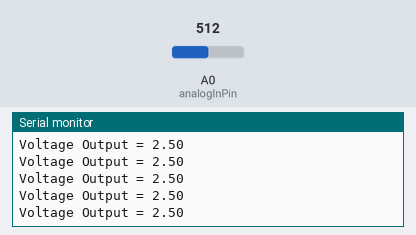
A sketch run on a simulated Arduino Uno, built with avr-gcc and run on an emulated ATmega328P. On the bench: the last lines printed to the serial monitor. The inputs (shaded band) are chosen by the test bench; at power-on: A0 (analogInPin) = 512.

Above: at 1.2 s.
1.3 s: A0 (analogInPin) set to 716
At 1.31 s:
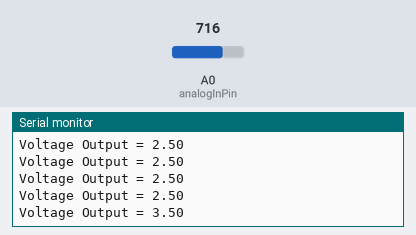
2.8 s: A0 (analogInPin) set to 900
At 2.82 s:
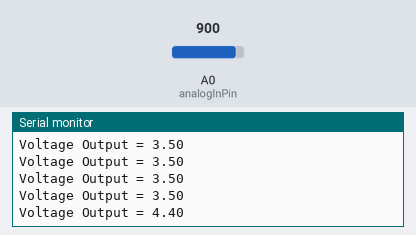
Timing chart, 0 to 5.8 s (numbered marks = the images above; inputs shaded):
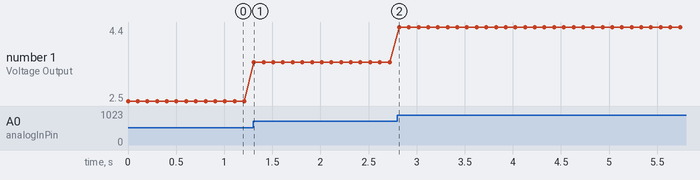

The sketch:

AnalogInVoltageMeter.ino
```cpp
const int analogInPin = A0;
float sensorValue = 0;

void setup() {
  // put your setup code here, to run once:
  Serial.begin(9600);
}

void loop() {
  // put your main code here, to run repeatedly:
  sensorValue = analogRead(analogInPin);
  Serial.print("Voltage Output = ");
  Serial.print(sensorValue*5/1023);
  Serial.println(" ");
  delay(100);
}
```

Measured:
- after the input at 1.3 s, the serial monitor: prints a new line at once (image 1)
- after the input at 2.8 s, the serial monitor: prints a new line at once (image 2)
- plotted number 1: 2.5 → 3.5 after the input at 1.3 s, 3.5 → 4.4 after the input at 2.8 s
